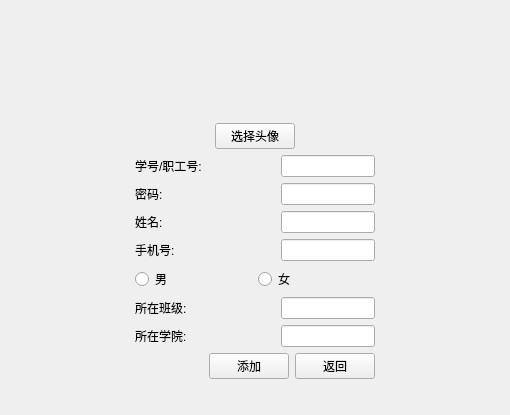
<?xml version="1.0" encoding="UTF-8"?>
<ui version="4.0">
 <class>SuperAddUser</class>
 <widget class="QWidget" name="SuperAddUser">
  <property name="geometry">
   <rect>
    <x>0</x>
    <y>0</y>
    <width>510</width>
    <height>415</height>
   </rect>
  </property>
  <property name="windowTitle">
   <string>Form</string>
  </property>
  <layout class="QGridLayout" name="gridLayout_9">
   <item row="0" column="1">
    <spacer name="verticalSpacer">
     <property name="orientation">
      <enum>Qt::Vertical</enum>
     </property>
     <property name="sizeHint" stdset="0">
      <size>
       <width>20</width>
       <height>1</height>
      </size>
     </property>
    </spacer>
   </item>
   <item row="1" column="0">
    <spacer name="horizontalSpacer_4">
     <property name="orientation">
      <enum>Qt::Horizontal</enum>
     </property>
     <property name="sizeHint" stdset="0">
      <size>
       <width>122</width>
       <height>20</height>
      </size>
     </property>
    </spacer>
   </item>
   <item row="1" column="1" colspan="2">
    <widget class="QWidget" name="widget" native="true">
     <property name="maximumSize">
      <size>
       <width>400</width>
       <height>16777215</height>
      </size>
     </property>
     <layout class="QGridLayout" name="gridLayout_11">
      <item row="0" column="0">
       <layout class="QGridLayout" name="gridLayout_7">
        <item row="0" column="1">
         <widget class="QLabel" name="l_Touxiang">
          <property name="minimumSize">
           <size>
            <width>80</width>
            <height>80</height>
           </size>
          </property>
          <property name="maximumSize">
           <size>
            <width>80</width>
            <height>80</height>
           </size>
          </property>
          <property name="text">
           <string/>
          </property>
         </widget>
        </item>
        <item row="1" column="1">
         <widget class="QPushButton" name="pushButton">
          <property name="text">
           <string>选择头像</string>
          </property>
         </widget>
        </item>
        <item row="0" column="0">
         <spacer name="horizontalSpacer">
          <property name="orientation">
           <enum>Qt::Horizontal</enum>
          </property>
          <property name="sizeHint" stdset="0">
           <size>
            <width>40</width>
            <height>20</height>
           </size>
          </property>
         </spacer>
        </item>
        <item row="0" column="2">
         <spacer name="horizontalSpacer_2">
          <property name="orientation">
           <enum>Qt::Horizontal</enum>
          </property>
          <property name="sizeHint" stdset="0">
           <size>
            <width>40</width>
            <height>20</height>
           </size>
          </property>
         </spacer>
        </item>
       </layout>
      </item>
      <item row="1" column="0">
       <layout class="QGridLayout" name="gridLayout">
        <item row="0" column="0">
         <widget class="QLabel" name="label">
          <property name="minimumSize">
           <size>
            <width>140</width>
            <height>0</height>
           </size>
          </property>
          <property name="maximumSize">
           <size>
            <width>140</width>
            <height>16777215</height>
           </size>
          </property>
          <property name="text">
           <string>学号/职工号:</string>
          </property>
         </widget>
        </item>
        <item row="0" column="1">
         <widget class="QLineEdit" name="le_readerID">
          <property name="sizePolicy">
           <sizepolicy hsizetype="Preferred" vsizetype="Fixed">
            <horstretch>0</horstretch>
            <verstretch>0</verstretch>
           </sizepolicy>
          </property>
         </widget>
        </item>
       </layout>
      </item>
      <item row="2" column="0">
       <layout class="QGridLayout" name="gridLayout_2">
        <item row="0" column="0">
         <widget class="QLabel" name="label_2">
          <property name="minimumSize">
           <size>
            <width>140</width>
            <height>0</height>
           </size>
          </property>
          <property name="maximumSize">
           <size>
            <width>140</width>
            <height>16777215</height>
           </size>
          </property>
          <property name="text">
           <string>密码:</string>
          </property>
         </widget>
        </item>
        <item row="0" column="1">
         <widget class="QLineEdit" name="le_readerPwd">
          <property name="sizePolicy">
           <sizepolicy hsizetype="Preferred" vsizetype="Fixed">
            <horstretch>0</horstretch>
            <verstretch>0</verstretch>
           </sizepolicy>
          </property>
         </widget>
        </item>
       </layout>
      </item>
      <item row="3" column="0">
       <layout class="QGridLayout" name="gridLayout_3">
        <item row="0" column="0">
         <widget class="QLabel" name="label_3">
          <property name="minimumSize">
           <size>
            <width>140</width>
            <height>0</height>
           </size>
          </property>
          <property name="maximumSize">
           <size>
            <width>140</width>
            <height>16777215</height>
           </size>
          </property>
          <property name="text">
           <string>姓名:</string>
          </property>
         </widget>
        </item>
        <item row="0" column="1">
         <widget class="QLineEdit" name="le_readerName">
          <property name="sizePolicy">
           <sizepolicy hsizetype="Preferred" vsizetype="Fixed">
            <horstretch>0</horstretch>
            <verstretch>0</verstretch>
           </sizepolicy>
          </property>
         </widget>
        </item>
       </layout>
      </item>
      <item row="4" column="0">
       <layout class="QGridLayout" name="gridLayout_4">
        <item row="0" column="0">
         <widget class="QLabel" name="label_4">
          <property name="minimumSize">
           <size>
            <width>140</width>
            <height>0</height>
           </size>
          </property>
          <property name="maximumSize">
           <size>
            <width>140</width>
            <height>16777215</height>
           </size>
          </property>
          <property name="text">
           <string>手机号:</string>
          </property>
         </widget>
        </item>
        <item row="0" column="1">
         <widget class="QLineEdit" name="le_readerPhone">
          <property name="sizePolicy">
           <sizepolicy hsizetype="Preferred" vsizetype="Fixed">
            <horstretch>0</horstretch>
            <verstretch>0</verstretch>
           </sizepolicy>
          </property>
         </widget>
        </item>
       </layout>
      </item>
      <item row="5" column="0">
       <layout class="QGridLayout" name="gridLayout_8">
        <item row="0" column="0">
         <widget class="QRadioButton" name="rb_man">
          <property name="text">
           <string>男</string>
          </property>
         </widget>
        </item>
        <item row="0" column="1">
         <widget class="QRadioButton" name="rb_women">
          <property name="text">
           <string>女</string>
          </property>
         </widget>
        </item>
       </layout>
      </item>
      <item row="6" column="0">
       <layout class="QGridLayout" name="gridLayout_5">
        <item row="0" column="0">
         <widget class="QLabel" name="label_5">
          <property name="minimumSize">
           <size>
            <width>140</width>
            <height>0</height>
           </size>
          </property>
          <property name="maximumSize">
           <size>
            <width>140</width>
            <height>16777215</height>
           </size>
          </property>
          <property name="text">
           <string>所在班级:</string>
          </property>
         </widget>
        </item>
        <item row="0" column="1">
         <widget class="QLineEdit" name="le_readerClassID">
          <property name="sizePolicy">
           <sizepolicy hsizetype="Preferred" vsizetype="Fixed">
            <horstretch>0</horstretch>
            <verstretch>0</verstretch>
           </sizepolicy>
          </property>
         </widget>
        </item>
       </layout>
      </item>
      <item row="8" column="0">
       <layout class="QGridLayout" name="gridLayout_10">
        <item row="0" column="0">
         <spacer name="horizontalSpacer_3">
          <property name="orientation">
           <enum>Qt::Horizontal</enum>
          </property>
          <property name="sizeHint" stdset="0">
           <size>
            <width>40</width>
            <height>20</height>
           </size>
          </property>
         </spacer>
        </item>
        <item row="0" column="1">
         <widget class="QPushButton" name="pb_AddReaderInfo">
          <property name="text">
           <string>添加</string>
          </property>
         </widget>
        </item>
        <item row="0" column="2">
         <widget class="QPushButton" name="pb_Back">
          <property name="text">
           <string>返回</string>
          </property>
         </widget>
        </item>
       </layout>
      </item>
      <item row="7" column="0">
       <layout class="QGridLayout" name="gridLayout_6">
        <item row="0" column="0">
         <widget class="QLabel" name="label_6">
          <property name="minimumSize">
           <size>
            <width>140</width>
            <height>0</height>
           </size>
          </property>
          <property name="maximumSize">
           <size>
            <width>140</width>
            <height>16777215</height>
           </size>
          </property>
          <property name="text">
           <string>所在学院:</string>
          </property>
         </widget>
        </item>
        <item row="0" column="1">
         <widget class="QLineEdit" name="le_readerCollege">
          <property name="sizePolicy">
           <sizepolicy hsizetype="Preferred" vsizetype="Fixed">
            <horstretch>0</horstretch>
            <verstretch>0</verstretch>
           </sizepolicy>
          </property>
         </widget>
        </item>
       </layout>
      </item>
     </layout>
    </widget>
   </item>
   <item row="1" column="3">
    <spacer name="horizontalSpacer_5">
     <property name="orientation">
      <enum>Qt::Horizontal</enum>
     </property>
     <property name="sizeHint" stdset="0">
      <size>
       <width>122</width>
       <height>20</height>
      </size>
     </property>
    </spacer>
   </item>
   <item row="2" column="2">
    <spacer name="verticalSpacer_2">
     <property name="orientation">
      <enum>Qt::Vertical</enum>
     </property>
     <property name="sizeHint" stdset="0">
      <size>
       <width>20</width>
       <height>0</height>
      </size>
     </property>
    </spacer>
   </item>
  </layout>
 </widget>
 <resources/>
 <connections/>
</ui>
